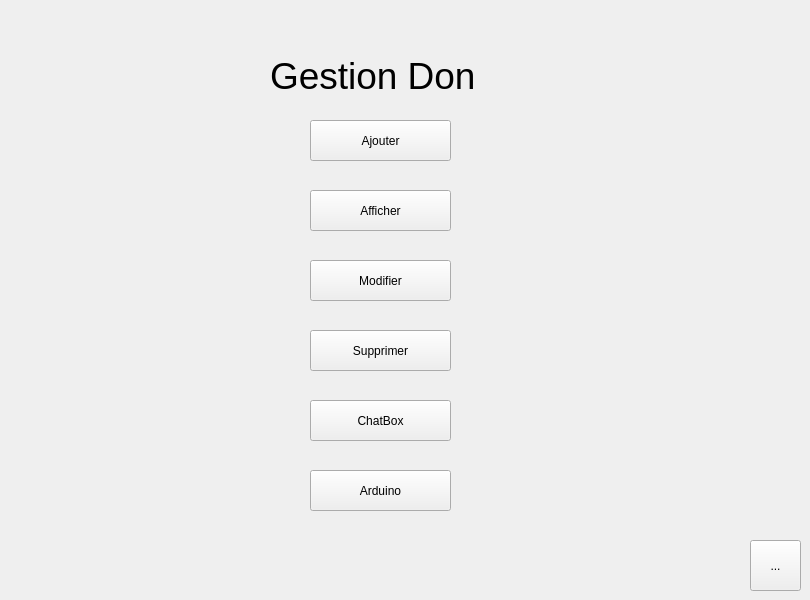
      <widget class="QWidget" name="page_24">
       <widget class="QPushButton" name="ajouter_dons">
        <property name="geometry">
         <rect>
          <x>310</x>
          <y>120</y>
          <width>141</width>
          <height>41</height>
         </rect>
        </property>
        <property name="layoutDirection">
         <enum>Qt::LeftToRight</enum>
        </property>
        <property name="text">
         <string>Ajouter</string>
        </property>
       </widget>
       <widget class="QPushButton" name="afficher_dons">
        <property name="geometry">
         <rect>
          <x>310</x>
          <y>190</y>
          <width>141</width>
          <height>41</height>
         </rect>
        </property>
        <property name="text">
         <string>Afficher</string>
        </property>
       </widget>
       <widget class="QPushButton" name="modifier_dons">
        <property name="geometry">
         <rect>
          <x>310</x>
          <y>260</y>
          <width>141</width>
          <height>41</height>
         </rect>
        </property>
        <property name="text">
         <string>Modifier</string>
        </property>
       </widget>
       <widget class="QPushButton" name="supprimer_dons">
        <property name="geometry">
         <rect>
          <x>310</x>
          <y>330</y>
          <width>141</width>
          <height>41</height>
         </rect>
        </property>
        <property name="text">
         <string>Supprimer</string>
        </property>
       </widget>
       <widget class="QLabel" name="label_78">
        <property name="geometry">
         <rect>
          <x>270</x>
          <y>50</y>
          <width>291</width>
          <height>51</height>
         </rect>
        </property>
        <property name="styleSheet">
         <string notr="true">font: 28pt;</string>
        </property>
        <property name="text">
         <string>Gestion Don</string>
        </property>
       </widget>
       <widget class="QPushButton" name="chatbox">
        <property name="geometry">
         <rect>
          <x>310</x>
          <y>400</y>
          <width>141</width>
          <height>41</height>
         </rect>
        </property>
        <property name="text">
         <string>ChatBox</string>
        </property>
       </widget>
       <widget class="QPushButton" name="chatbox_2">
        <property name="geometry">
         <rect>
          <x>310</x>
          <y>470</y>
          <width>141</width>
          <height>41</height>
         </rect>
        </property>
        <property name="text">
         <string>Arduino</string>
        </property>
       </widget>
       <widget class="QToolButton" name="mailing_13">
        <property name="geometry">
         <rect>
          <x>750</x>
          <y>540</y>
          <width>51</width>
          <height>51</height>
         </rect>
        </property>
        <property name="text">
         <string>...</string>
        </property>
        <property name="icon">
         <iconset>
          <normaloff>../../icon-maison.png</normaloff>../../icon-maison.png</iconset>
        </property>
        <property name="iconSize">
         <size>
          <width>50</width>
          <height>35</height>
         </size>
        </property>
       </widget>
      </widget>
